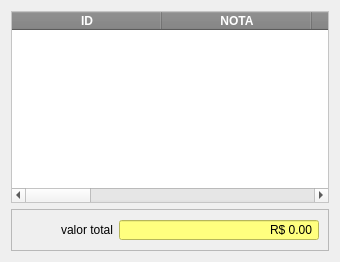
      <widget class="QWidget" name="receber">
       <attribute name="title">
        <string>geral</string>
       </attribute>
       <layout class="QVBoxLayout" name="verticalLayout">
        <item>
         <widget class="QTableWidget" name="tb_geral">
          <property name="palette">
           <palette>
            <active>
             <colorrole role="Button">
              <brush brushstyle="SolidPattern">
               <color alpha="255">
                <red>255</red>
                <green>255</green>
                <blue>255</blue>
               </color>
              </brush>
             </colorrole>
             <colorrole role="Light">
              <brush brushstyle="SolidPattern">
               <color alpha="255">
                <red>255</red>
                <green>255</green>
                <blue>255</blue>
               </color>
              </brush>
             </colorrole>
             <colorrole role="Base">
              <brush brushstyle="SolidPattern">
               <color alpha="255">
                <red>255</red>
                <green>255</green>
                <blue>255</blue>
               </color>
              </brush>
             </colorrole>
             <colorrole role="Window">
              <brush brushstyle="SolidPattern">
               <color alpha="255">
                <red>255</red>
                <green>255</green>
                <blue>255</blue>
               </color>
              </brush>
             </colorrole>
             <colorrole role="HighlightedText">
              <brush brushstyle="SolidPattern">
               <color alpha="255">
                <red>255</red>
                <green>255</green>
                <blue>255</blue>
               </color>
              </brush>
             </colorrole>
             <colorrole role="AlternateBase">
              <brush brushstyle="SolidPattern">
               <color alpha="255">
                <red>85</red>
                <green>170</green>
                <blue>255</blue>
               </color>
              </brush>
             </colorrole>
            </active>
            <inactive>
             <colorrole role="Button">
              <brush brushstyle="SolidPattern">
               <color alpha="255">
                <red>255</red>
                <green>255</green>
                <blue>255</blue>
               </color>
              </brush>
             </colorrole>
             <colorrole role="Light">
              <brush brushstyle="SolidPattern">
               <color alpha="255">
                <red>255</red>
                <green>255</green>
                <blue>255</blue>
               </color>
              </brush>
             </colorrole>
             <colorrole role="Base">
              <brush brushstyle="SolidPattern">
               <color alpha="255">
                <red>255</red>
                <green>255</green>
                <blue>255</blue>
               </color>
              </brush>
             </colorrole>
             <colorrole role="Window">
              <brush brushstyle="SolidPattern">
               <color alpha="255">
                <red>255</red>
                <green>255</green>
                <blue>255</blue>
               </color>
              </brush>
             </colorrole>
             <colorrole role="HighlightedText">
              <brush brushstyle="SolidPattern">
               <color alpha="255">
                <red>255</red>
                <green>255</green>
                <blue>255</blue>
               </color>
              </brush>
             </colorrole>
             <colorrole role="AlternateBase">
              <brush brushstyle="SolidPattern">
               <color alpha="255">
                <red>85</red>
                <green>170</green>
                <blue>255</blue>
               </color>
              </brush>
             </colorrole>
            </inactive>
            <disabled>
             <colorrole role="Button">
              <brush brushstyle="SolidPattern">
               <color alpha="255">
                <red>255</red>
                <green>255</green>
                <blue>255</blue>
               </color>
              </brush>
             </colorrole>
             <colorrole role="Light">
              <brush brushstyle="SolidPattern">
               <color alpha="255">
                <red>255</red>
                <green>255</green>
                <blue>255</blue>
               </color>
              </brush>
             </colorrole>
             <colorrole role="Base">
              <brush brushstyle="SolidPattern">
               <color alpha="255">
                <red>255</red>
                <green>255</green>
                <blue>255</blue>
               </color>
              </brush>
             </colorrole>
             <colorrole role="Window">
              <brush brushstyle="SolidPattern">
               <color alpha="255">
                <red>255</red>
                <green>255</green>
                <blue>255</blue>
               </color>
              </brush>
             </colorrole>
             <colorrole role="HighlightedText">
              <brush brushstyle="SolidPattern">
               <color alpha="255">
                <red>255</red>
                <green>255</green>
                <blue>255</blue>
               </color>
              </brush>
             </colorrole>
             <colorrole role="AlternateBase">
              <brush brushstyle="SolidPattern">
               <color alpha="255">
                <red>85</red>
                <green>170</green>
                <blue>255</blue>
               </color>
              </brush>
             </colorrole>
            </disabled>
           </palette>
          </property>
          <property name="contextMenuPolicy">
           <enum>Qt::ActionsContextMenu</enum>
          </property>
          <property name="styleSheet">
           <string notr="true">QTableWidget {
  background-color: white;
	font: 12pt &quot;MS Shell Dlg 2&quot;;
}

QTableWidget QHeaderView::section {
  background-color: gray;
  color: white;
  font-weight: bold;
}

QTableWidget::item {
  border: 0px solid black;
border-bottom:1px solid;

}

QTableWidget::item:selected {
  background-color: blue;
  color: white;
}
</string>
          </property>
          <property name="editTriggers">
           <set>QAbstractItemView::NoEditTriggers</set>
          </property>
          <property name="tabKeyNavigation">
           <bool>false</bool>
          </property>
          <property name="showDropIndicator" stdset="0">
           <bool>true</bool>
          </property>
          <property name="dragDropOverwriteMode">
           <bool>false</bool>
          </property>
          <property name="alternatingRowColors">
           <bool>false</bool>
          </property>
          <property name="selectionBehavior">
           <enum>QAbstractItemView::SelectItems</enum>
          </property>
          <property name="showGrid">
           <bool>false</bool>
          </property>
          <property name="gridStyle">
           <enum>Qt::SolidLine</enum>
          </property>
          <attribute name="horizontalHeaderDefaultSectionSize">
           <number>150</number>
          </attribute>
          <attribute name="horizontalHeaderHighlightSections">
           <bool>false</bool>
          </attribute>
          <attribute name="horizontalHeaderStretchLastSection">
           <bool>false</bool>
          </attribute>
          <attribute name="verticalHeaderVisible">
           <bool>false</bool>
          </attribute>
          <column>
           <property name="text">
            <string>ID</string>
           </property>
          </column>
          <column>
           <property name="text">
            <string>NOTA</string>
           </property>
          </column>
          <column>
           <property name="text">
            <string>documento</string>
           </property>
          </column>
          <column>
           <property name="text">
            <string>NOME CLIENTE</string>
           </property>
           <property name="textAlignment">
            <set>AlignLeading|AlignVCenter</set>
           </property>
          </column>
          <column>
           <property name="text">
            <string>valor</string>
           </property>
          </column>
          <column>
           <property name="text">
            <string>parcelas</string>
           </property>
          </column>
          <column>
           <property name="text">
            <string>DATA EMISSAO</string>
           </property>
          </column>
          <column>
           <property name="text">
            <string>DATA VENCIMENTO</string>
           </property>
          </column>
          <column>
           <property name="text">
            <string>JUROS</string>
           </property>
          </column>
         </widget>
        </item>
        <item>
         <widget class="QFrame" name="frame_6">
          <property name="frameShape">
           <enum>QFrame::StyledPanel</enum>
          </property>
          <property name="frameShadow">
           <enum>QFrame::Raised</enum>
          </property>
          <layout class="QHBoxLayout" name="horizontalLayout_5">
           <item>
            <spacer name="horizontalSpacer_5">
             <property name="orientation">
              <enum>Qt::Horizontal</enum>
             </property>
             <property name="sizeHint" stdset="0">
              <size>
               <width>40</width>
               <height>20</height>
              </size>
             </property>
            </spacer>
           </item>
           <item>
            <widget class="QLabel" name="label_4">
             <property name="text">
              <string>valor total</string>
             </property>
            </widget>
           </item>
           <item>
            <widget class="QDoubleSpinBox" name="valoGeral">
             <property name="minimumSize">
              <size>
               <width>200</width>
               <height>0</height>
              </size>
             </property>
             <property name="focusPolicy">
              <enum>Qt::NoFocus</enum>
             </property>
             <property name="styleSheet">
              <string notr="true">background-color: rgb(255, 255, 127);
font: 12pt &quot;Segoe UI&quot;;</string>
             </property>
             <property name="alignment">
              <set>Qt::AlignRight|Qt::AlignTrailing|Qt::AlignVCenter</set>
             </property>
             <property name="buttonSymbols">
              <enum>QAbstractSpinBox::NoButtons</enum>
             </property>
             <property name="showGroupSeparator" stdset="0">
              <bool>true</bool>
             </property>
             <property name="prefix">
              <string>R$ </string>
             </property>
             <property name="maximum">
              <double>99999999999999.000000000000000</double>
             </property>
            </widget>
           </item>
          </layout>
         </widget>
        </item>
       </layout>
      </widget>
